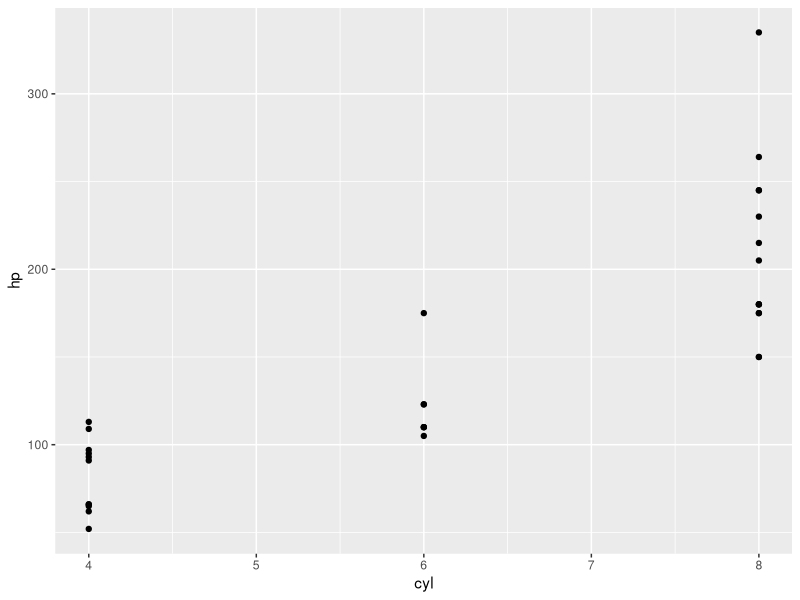
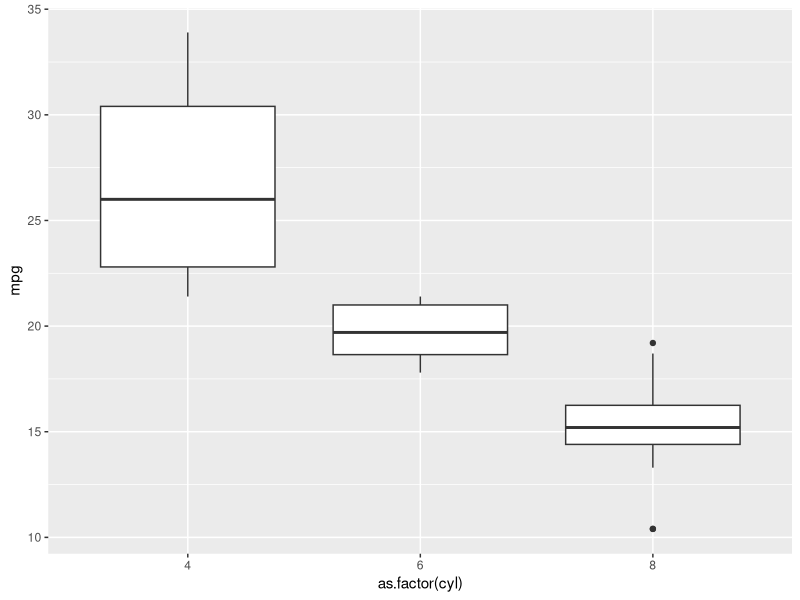

R code for these plots, in order:
# install and load ggplot2 package for data visualization
install.packages("ggplot2")
library(ggplot2)

#load built in mtcars dataset and view sample
data(mtcars)
head(mtcars)
str(mtcars)

#create a scatterplot of mpg versus hp
my_scatterplot<-ggplot(mtcars,aes(x = cyl, y = hp)) + geom_point()
my_scatterplot


#create a box and whiskers plot of cylinders versus mpg
my_boxplot<-ggplot(mtcars,aes(x = as.factor(cyl), y =mpg )) + geom_boxplot()
my_boxplot